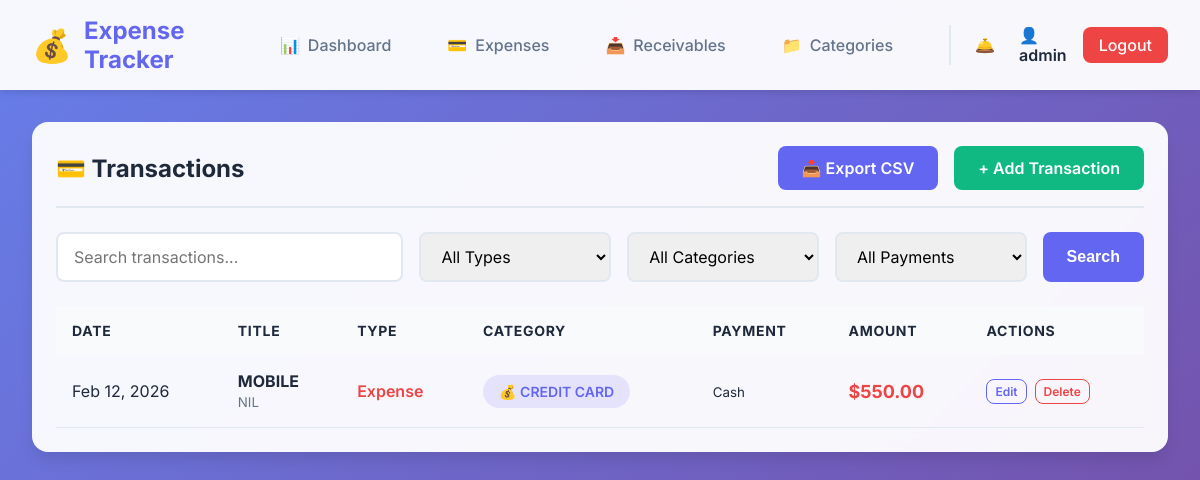
The app's page /expenses/ (signed in), older data.
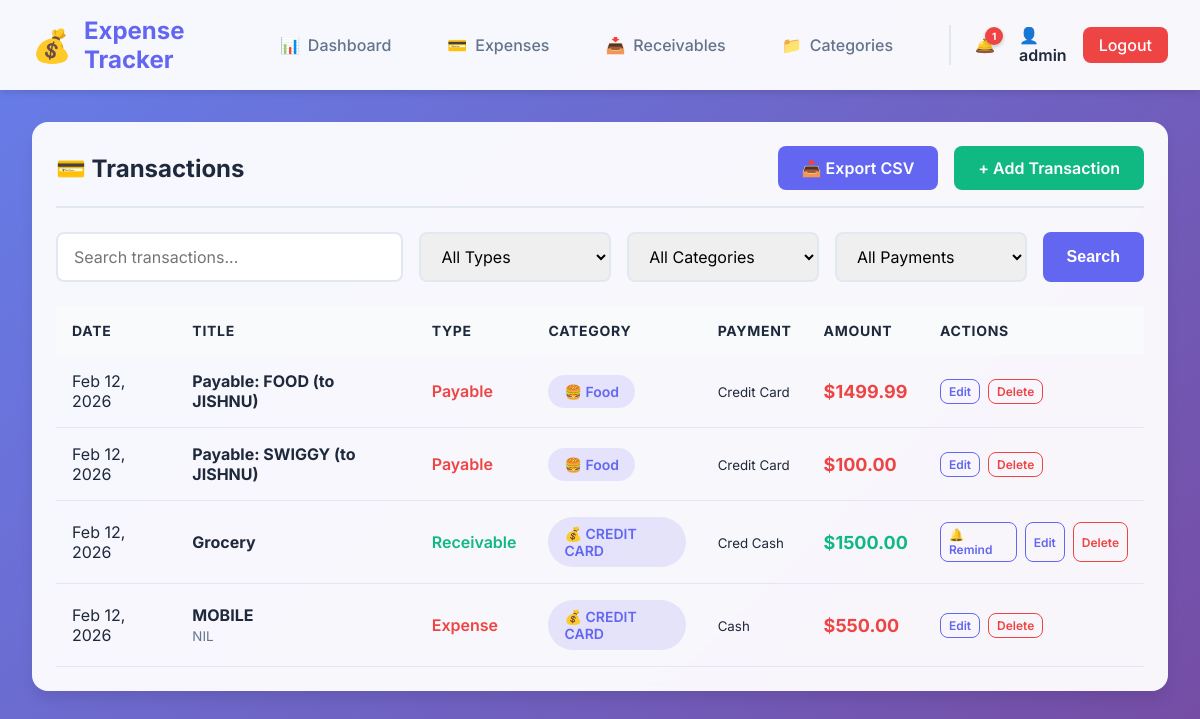
The same page, newer data.
### expenses/models.py (models this page shows, shortened)
class Expense(models.Model):
    TRANSACTION_TYPE_CHOICES = [
        ('EXPENSE', 'Expense'),
        ('RECEIVABLE', 'Receivable'),
        ('PAYABLE', 'Payable'),
    ]
    PAYMENT_METHOD_CHOICES = [
        ('UPI', 'UPI'),
        ('CREDIT_CARD', 'Credit Card'),
        ('SLICE_BORROW', 'Slice Borrow'),
        ('CRED_CASH', 'Cred Cash'),
        ('EMI', 'EMI'),
        ('CASH', 'Cash'),
        ('OTHER', 'Other'),
    ]
    title = models.CharField(max_length=200)
    amount = models.DecimalField(max_digits=10, decimal_places=2)
    category = models.ForeignKey(Category, on_delete=models.SET_NULL, null=True, related_name='expenses')
    transaction_type = models.CharField(max_length=20, choices=TRANSACTION_TYPE_CHOICES, default='EXPENSE')
    payment_method = models.CharField(max_length=20, choices=PAYMENT_METHOD_CHOICES, default='CASH')
    payee_username = models.CharField(max_length=150, blank=True, null=True, help_text="Username of the person who owes you")
    related_receivable = models.ForeignKey('self', on_delete=models.SET_NULL, null=True, blank=True, related_name='payables')
    date = models.DateField(default=timezone.now)
    description = models.TextField(blank=True)
    user = models.ForeignKey(User, on_delete=models.CASCADE, related_name='expenses')
    created_at = models.DateTimeField(auto_now_add=True)
    updated_at = models.DateTimeField(auto_now=True)
    class Meta:
        ordering = ['-date', '-created_at']

class Category(models.Model):
    name = models.CharField(max_length=100)
    icon = models.CharField(max_length=50, default='💰')
    color = models.CharField(max_length=7, default='#6366f1')
    user = models.ForeignKey(User, on_delete=models.CASCADE, related_name='categories')
    created_at = models.DateTimeField(auto_now_add=True)
    class Meta:
        verbose_name_plural = 'Categories'
        ordering = ['name']
    def __str__(self):
        return f"{self.icon} {self.name}"

### expenses/views.py (the view)
# urls.py: path('expenses/', views.expense_list, name='expense_list'),
@login_required
def expense_list(request):
    expenses = Expense.objects.filter(user=request.user)
    category_id = request.GET.get('category')
    transaction_type = request.GET.get('type')
    payment_method = request.GET.get('payment_method')
    search = request.GET.get('search')
    if category_id:
        expenses = expenses.filter(category_id=category_id)
    if transaction_type:
        expenses = expenses.filter(transaction_type=transaction_type)
    if payment_method:
        expenses = expenses.filter(payment_method=payment_method)
    if search:
        expenses = expenses.filter(title__icontains=search)
    categories = Category.objects.filter(user=request.user)
    unread_notifications_count = Notification.objects.filter(recipient=request.user, is_read=False).count()
    context = {
        'expenses': expenses,
        'categories': categories,
        'transaction_types': Expense.TRANSACTION_TYPE_CHOICES,
        'payment_methods': Expense.PAYMENT_METHOD_CHOICES,
        'selected_category': category_id,
        'selected_type': transaction_type,
        'selected_payment': payment_method,
        'search_query': search or '',
        'unread_notifications_count': unread_notifications_count,
    }
    return render(request, 'expenses/expense_list.html', context)

### expenses/templates/expenses/expense_list.html (shortened to what this page needs)
{% extends 'base.html' %}
{% block content %}
<div class="fade-in">
    <div class="card">
        <div class="card-header">
            <h1 class="card-title">💳 Transactions</h1>
            <div style="display: flex; gap: 1rem;">
                <a href="{% url 'export_expenses_csv' %}" class="btn btn-primary">📥 Export CSV</a>
                <a href="{% url 'expense_create' %}" class="btn btn-success">+ Add Transaction</a>
            </div>
        </div>
        <form method="get" style="display: flex; gap: 1rem; margin-bottom: 1.5rem; flex-wrap: wrap;">
            <input type="text" name="search" class="form-control" placeholder="Search transactions..."
                value="{{ search_query }}" style="flex: 2; min-width: 200px;">
            <select name="type" class="form-control" style="flex: 1; min-width: 140px;" onchange="this.form.submit()">
                <option value="">All Types</option>
            </select>
            <select name="category" class="form-control" style="flex: 1; min-width: 140px;"
                onchange="this.form.submit()">
                <option value="">All Categories</option>
            </select>
            <select name="payment_method" class="form-control" style="flex: 1; min-width: 140px;"
                onchange="this.form.submit()">
                <option value="">All Payments</option>
            </select>
            <button type="submit" class="btn btn-primary">Search</button>
        </form>
        {% if expenses %}
        <table class="table">
            <thead>
                <tr>
                    <th>Date</th>
                    <th>Title</th>
                    <th>Type</th>
                    <th>Category</th>
                    <th>Payment</th>
                    <th>Amount</th>
                    <th>Actions</th>
                </tr>
            </thead>
            <tbody>
                {% for expense in expenses %}
                <tr>
                    <td>{{ expense.date|date:"M d, Y" }}</td>
                    <td>
                        <strong>{{ expense.title }}</strong>
                        {% if expense.description %}
                        <br><small style="color: var(--gray);">{{ expense.description|truncatewords:10 }}</small>
                        {% endif %}
                    </td>
                    <td>
                        <span
                            style="font-weight: 600; color: {% if expense.transaction_type == 'EXPENSE' or expense.transaction_type == 'PAYABLE' %}var(--danger){% else %}var(--success){% endif %};">
                            {{ expense.get_transaction_type_display }}
                        </span>
                    </td>
                    <td>
                        <span class="category-badge"
                            style="background-color: {{ expense.category.color }}22; color: {{ expense.category.color }};">
                            {{ expense.category }}
                        </span>
                    </td>
                    <td><small>{{ expense.get_payment_method_display }}</small></td>
                    <td
                        style="font-weight: 700; color: {% if expense.transaction_type == 'EXPENSE' or expense.transaction_type == 'PAYABLE' %}var(--danger){% else %}var(--success){% endif %}; font-size: 1.125rem;">
                        ${{ expense.amount }}
                    </td>
                    <td>
                        <div class="actions">
                            {% if expense.transaction_type == 'RECEIVABLE' and expense.payee_username %}
                            <a href="{% url 'send_reminder' expense.pk %}" class="btn btn-sm btn-outline-primary"
                                title="Send Payment Reminder">🔔 Remind</a>
                            {% endif %}
                            <a href="{% url 'expense_update' expense.pk %}"
                                class="btn btn-sm btn-outline-primary">Edit</a>
                            <a href="{% url 'expense_delete' expense.pk %}"
                                class="btn btn-sm btn-outline-danger">Delete</a>
                        </div>
                    </td>
                </tr>
                {% endfor %}
            </tbody>
        </table>
        {% else %}
        <p style="text-align: center; color: var(--gray); padding: 3rem;">
            No expenses found. <a href="{% url 'expense_create' %}" style="color: var(--primary); font-weight: 600;">Add
                your first expense</a>
        </p>
        {% endif %}
    </div>
</div>
{% endblock %}

### expenses/templates/base.html (shortened to what this page needs)
<!DOCTYPE html>
<html lang="en">
<head>
    {% load static %}
    <link rel="stylesheet" href="{% static 'css/styles.css' %}">
</head>
<body>
    {% if user.is_authenticated %}
    <nav class="navbar">
        <div class="nav-container">
            <div class="nav-brand">
                <span class="brand-icon">💰</span>
                <span class="brand-text">Expense Tracker</span>
            </div>
            <div class="nav-links">
                <a href="{% url 'dashboard' %}"
                    class="nav-link {% if request.resolver_match.url_name == 'dashboard' %}active{% endif %}">
                    <span>📊</span> Dashboard
                </a>
                <a href="{% url 'expense_list' %}?type=EXPENSE"
                    class="nav-link {% if request.resolver_match.url_name == 'expense_list' and request.GET.type == 'EXPENSE' %}active{% endif %}">
                    <span>💳</span> Expenses
                </a>
                <a href="{% url 'expense_list' %}?type=RECEIVABLE"
                    class="nav-link {% if request.resolver_match.url_name == 'expense_list' and request.GET.type == 'RECEIVABLE' %}active{% endif %}">
                    <span>📥</span> Receivables
                </a>
                <a href="{% url 'category_list' %}"
                    class="nav-link {% if 'category' in request.resolver_match.url_name %}active{% endif %}">
                    <span>📁</span> Categories
                </a>
                <div class="nav-user">
                    <a href="{% url 'notification_list' %}" class="nav-link"
                        style="position: relative; padding: 0.5rem;">
                        <span>🛎️</span>
                        {% if unread_notifications_count %}
                        <span class="notification-badge"
                            style="position: absolute; top: 0; right: 0; background: #ef4444; color: white; border-radius: 50%; width: 18px; height: 18px; font-size: 10px; display: flex; align-items: center; justify-content: center; font-weight: 700; border: 2px solid var(--navbar-bg);">
                            {{ unread_notifications_count }}
                        </span>
                        {% endif %}
                    </a>
                    <span class="user-name">👤 {{ user.username }}</span>
                    <a href="{% url 'logout' %}" class="btn-logout">Logout</a>
                </div>
            </div>
        </div>
    </nav>
    {% endif %}
    <main class="main-content">
        {% block content %}{% endblock %}
    </main>
</body>
</html>

### expenses/static/css/styles.css (style rules this page uses)
* { margin: 0; padding: 0; box-sizing: border-box; }
:root { --primary: #6366f1; --primary-dark: #4f46e5; --secondary: #ec4899; --success: #10b981; --danger: #ef4444; --warning: #f59e0b; --dark: #1e293b; --light: #f8fafc; --gray: #64748b; --border: #e2e8f0; }
body { font-family: 'Inter', -apple-system, BlinkMacSystemFont, 'Segoe UI', sans-serif; background: linear-gradient(135deg, #667eea 0%, #764ba2 100%); min-height: 100vh; color: var(--dark); }
.navbar { background: rgba(255, 255, 255, 0.95); backdrop-filter: blur(10px); box-shadow: 0 4px 6px -1px rgba(0, 0, 0, 0.1); padding: 1rem 0; position: sticky; top: 0; z-index: 100; }
.nav-container { max-width: 1400px; margin: 0 auto; padding: 0 2rem; display: flex; justify-content: space-between; align-items: center; }
.nav-brand { display: flex; align-items: center; gap: 0.75rem; font-size: 1.5rem; font-weight: 700; color: var(--primary); }
.brand-icon { font-size: 2rem; }
.nav-links { display: flex; align-items: center; gap: 1.5rem; }
.nav-link { text-decoration: none; color: var(--gray); font-weight: 500; padding: 0.5rem 1rem; border-radius: 0.5rem; transition: all 0.3s ease; display: flex; align-items: center; gap: 0.5rem; }
.nav-user { display: flex; align-items: center; gap: 1rem; margin-left: 1rem; padding-left: 1rem; border-left: 2px solid var(--border); }
.user-name { color: var(--dark); font-weight: 600; }
.btn-logout { background: var(--danger); color: white; padding: 0.5rem 1rem; border-radius: 0.5rem; text-decoration: none; font-weight: 500; transition: all 0.3s ease; }
.main-content { max-width: 1400px; margin: 2rem auto; padding: 0 2rem; }
.card { background: rgba(255, 255, 255, 0.95); backdrop-filter: blur(10px); border-radius: 1rem; padding: 1.5rem; box-shadow: 0 10px 15px -3px rgba(0, 0, 0, 0.1); transition: all 0.3s ease; }
.card-header { display: flex; justify-content: space-between; align-items: center; margin-bottom: 1.5rem; padding-bottom: 1rem; border-bottom: 2px solid var(--border); }
.card-title { font-size: 1.5rem; font-weight: 700; color: var(--dark); }
.btn { padding: 0.75rem 1.5rem; border-radius: 0.5rem; font-weight: 600; text-decoration: none; display: inline-flex; align-items: center; gap: 0.5rem; transition: all 0.3s ease; border: none; cursor: pointer; font-size: 1rem; }
.btn-primary { background: var(--primary); color: white; }
.btn-success { background: var(--success); color: white; }
.form-control { width: 100%; padding: 0.75rem 1rem; border: 2px solid var(--border); border-radius: 0.5rem; font-size: 1rem; transition: all 0.3s ease; font-family: inherit; }
.table { width: 100%; border-collapse: collapse; }
.table thead { background: var(--light); }
.table th { padding: 1rem; text-align: left; font-weight: 700; color: var(--dark); text-transform: uppercase; font-size: 0.875rem; letter-spacing: 0.05em; }
.table td { padding: 1rem; border-bottom: 1px solid var(--border); }
.table tbody tr { transition: all 0.2s ease; }
.category-badge { display: inline-flex; align-items: center; gap: 0.5rem; padding: 0.5rem 1rem; border-radius: 2rem; font-weight: 600; font-size: 0.875rem; }
.fade-in { animation: fadeIn 0.5s ease; }
.notification-badge { box-shadow: 0 2px 4px rgba(0, 0, 0, 0.2); }
.btn-outline-primary { background: transparent; border: 1px solid var(--primary); color: var(--primary); }
.btn-outline-danger { background: transparent; border: 1px solid var(--danger); color: var(--danger); }
.btn-sm { padding: 0.25rem 0.5rem; font-size: 0.75rem; }
.actions { display: flex; gap: 0.5rem; }

Row changes from the older to the newer data that the page shows:
added Expense: date "Feb 12, 2026", title "Payable: FOOD (to JISHNU)", transaction_type "Payable", category "🍔 Food", payment_method "Credit Card", amount "1499.99"
added Expense: date "Feb 12, 2026", title "Payable: SWIGGY (to JISHNU)", transaction_type "Payable", category "🍔 Food", payment_method "Credit Card", amount "100.00"
added Expense: date "Feb 12, 2026", title "Grocery", transaction_type "Receivable", category "💰 CREDIT CARD", payment_method "Cred Cash", amount "1500.00", payee_username "🔔 Remind"
Text that changed along with them:
{{ unread_notifications_count }}: (not shown) → "1"
